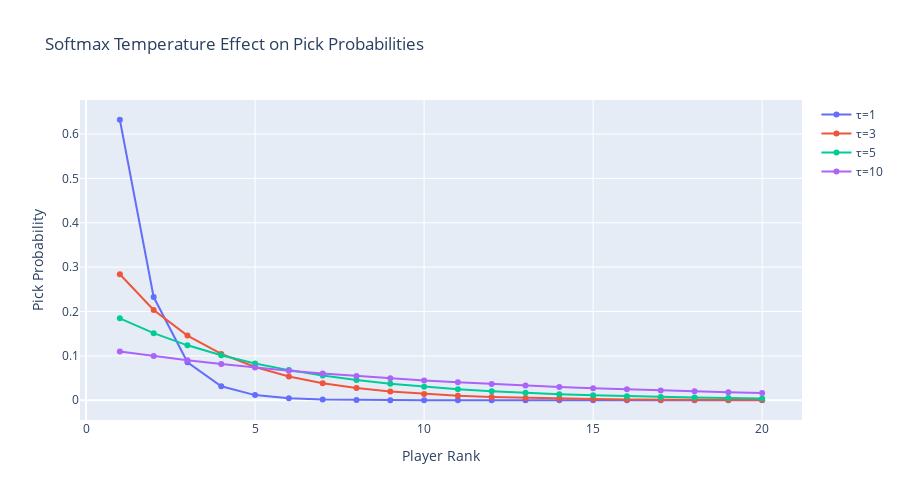

Notebook source saved alongside this figure:
### Markdown cell above
## 1. Softmax Temperature Analysis

This visualization shows how the temperature parameter τ (tau) affects the concentration of pick probabilities. Higher τ values spread probabilities more evenly, while lower τ values concentrate probability on top-ranked players.

### Code cell
def plot_temperature_impact(ranks, tau_values=[1, 3, 5, 10]):
    """Show how τ affects probability concentration"""
    fig = go.Figure()
    
    for tau in tau_values:
        scores = np.exp(-ranks / tau)
        probs = scores / scores.sum()
        fig.add_trace(go.Scatter(
            x=ranks, 
            y=probs, 
            name=f'τ={tau}',
            mode='lines+markers'
        ))
    
    fig.update_layout(
        title='Softmax Temperature Effect on Pick Probabilities',
        xaxis_title='Player Rank', 
        yaxis_title='Pick Probability',
        height=500,
        showlegend=True
    )
    
    return fig

# Example: Show temperature effect for ranks 1-20
example_ranks = np.arange(1, 21)
temp_fig = plot_temperature_impact(example_ranks)
temp_fig.show()

print("\n📊 Temperature Analysis:")
print("- Lower τ (tau=1): Highly concentrated on top players")
print("- Higher τ (tau=10): More evenly distributed probabilities")
print("- Our system uses τ=5 as a balanced middle ground")

### Figure 1 — Plotly figure (JSON) as saved in the notebook; plotly's stock layout.template omitted (floating-point values rounded to 4 significant figures)
{"data": [{"mode": "lines+markers", "name": "τ=1", "type": "scatter", "x": [1, 2, 3, 4, 5, 6, 7, 8, 9, 10, 11, 12, 13, 14, 15, 16, 17, 18, 19, 20], "y": [0.6321, 0.2325, 0.08555, 0.03147, 0.01158, 0.004259, 0.001567, 0.0005764, 0.0002121, 7.801e-05, 2.87e-05, 1.056e-05, 3.884e-06, 1.429e-06, 5.256e-07, 1.934e-07, 7.114e-08, 2.617e-08, 9.627e-09, 3.542e-09]}, {"mode": "lines+markers", "name": "τ=3", "type": "scatter", "x": [1, 2, 3, 4, 5, 6, 7, 8, 9, 10, 11, 12, 13, 14, 15, 16, 17, 18, 19, 20], "y": [0.2838, 0.2034, 0.1457, 0.1044, 0.07482, 0.05361, 0.03841, 0.02752, 0.01972, 0.01413, 0.01013, 0.007255, 0.005199, 0.003725, 0.002669, 0.001912, 0.00137, 0.0009819, 0.0007035, 0.0005041]}, {"mode": "lines+markers", "name": "τ=5", "type": "scatter", "x": [1, 2, 3, 4, 5, 6, 7, 8, 9, 10, 11, 12, 13, 14, 15, 16, 17, 18, 19, 20], "y": [0.1847, 0.1512, 0.1238, 0.1013, 0.08297, 0.06793, 0.05562, 0.04553, 0.03728, 0.03052, 0.02499, 0.02046, 0.01675, 0.01371, 0.01123, 0.009193, 0.007527, 0.006162, 0.005045, 0.004131]}, {"mode": "lines+markers", "name": "τ=10", "type": "scatter", "x": [1, 2, 3, 4, 5, 6, 7, 8, 9, 10, 11, 12, 13, 14, 15, 16, 17, 18, 19, 20], "y": [0.1101, 0.09958, 0.09011, 0.08153, 0.07377, 0.06675, 0.0604, 0.05465, 0.04945, 0.04475, 0.04049, 0.03663, 0.03315, 0.02999, 0.02714, 0.02456, 0.02222, 0.02011, 0.01819, 0.01646]}], "layout": {"height": 500, "showlegend": true, "title": {"text": "Softmax Temperature Effect on Pick Probabilities"}, "xaxis": {"title": {"text": "Player Rank"}}, "yaxis": {"title": {"text": "Pick Probability"}}}}
